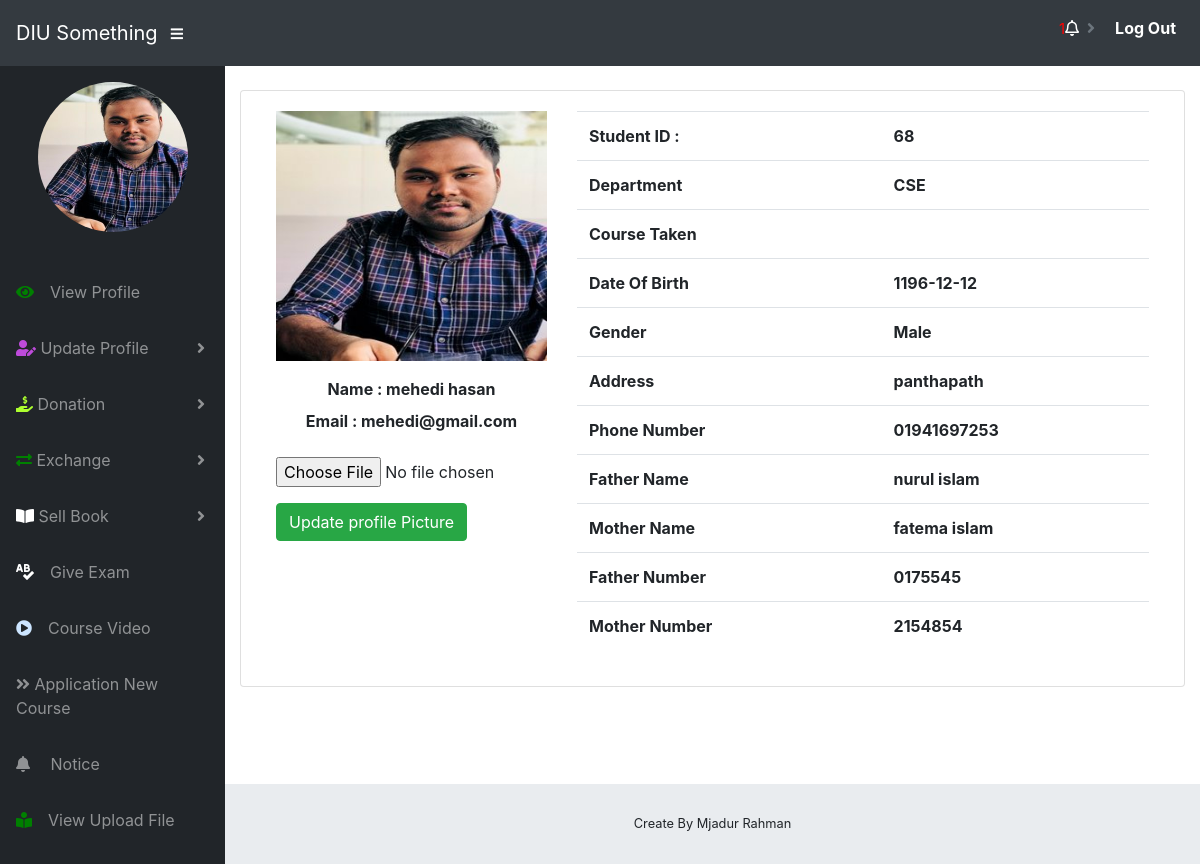
Page /student/student_dasboard.php (signed in) on the committed database.
### tables this page shows
CREATE TABLE `students` (
  `id` int(11) NOT NULL,
  `first_name` varchar(255) NOT NULL,
  `last_name` varchar(255) NOT NULL,
  `username` varchar(255) NOT NULL,
  `depertment` varchar(255) NOT NULL,
  `password` varchar(255) NOT NULL,
  `status` varchar(255) NOT NULL,
  `contact` varchar(255) NOT NULL,
  `address` varchar(255) NOT NULL,
  `dob` date NOT NULL,
  `gender` varchar(255) NOT NULL,
  `fathername` varchar(255) NOT NULL,
  `mothername` varchar(255) NOT NULL,
  `fatherphone` varchar(255) NOT NULL,
  `motherphone` varchar(255) NOT NULL,
  `image` varchar(255) NOT NULL
);

### php/students.php (called while the page is built, shortened)
<?php
function getUserDataByUserId($id) {
    global $connect;
	$sql = "SELECT * FROM students WHERE id = $id";
	$query = $connect->query($sql);
	$result = $query->fetch_assoc();
	return $result;
}

### student/student_dasboard.php (the view, shortened to what this page needs)
<?php include "mastering/header.php"?>
<body id="page-top">
<?php include "mastering/nav.php"?>
<div id="wrapper">
    <?php include "mastering/side_bar.php"?>
    <div id="content-wrapper">
        <div class="container">
            <div class="row">
                <div class="col-md-12 col-sm-12 mt-2">
                    <div class="card">
                        <div class="card-body">
                            <div class="col-md-4 col-sm-12 float-left">
                                <p class="text-center"><img class="img-fluid" src="../images/<?php echo $userdata['image'] ?>" title="<?php echo $userdata['first_name']?>" alt="card image" style="height: 250px; width: 100%"></p>
                                <div class="text-center font-weight-bold">
                                    <label>
                                        <th> Name :</th>
                                        <td class="font-weight-bold text-capitalize"><?php echo $userdata['first_name']; ?> <?php echo $userdata['last_name']; ?></td>
                                    </label><br/>
                                    <label>
                                        <th>Email :</th>
                                        <td class="font-weight-bold"><?php echo $userdata['username']; ?></td>
                                    </label><br/>
                                </div>
                                <form action="" method="post" enctype="multipart/form-data">
                                    <div class="form-group mt-3">
                                        <input type="file" name="image">
                                        <input type="submit" name="pic" value="Update profile Picture" class="btn btn-success mt-3">
                                    </div>
                                </form>
                            </div>
                            <div class="col-md-8 col-sm-12 float-left">
                                <div class="table-responsive">
                                    <table class="table">
                                        <tr>
                                            <th>Student ID :</th>
                                            <td class="font-weight-bold"><?php echo $userdata['id']; ?></td>
                                        </tr>
                                        <tr>
                                            <th>Department  </th>
                                            <td class="font-weight-bold"><?php echo $userdata['depertment']; ?></td>
                                        </tr>
                                        <tr>
                                            <th>Course Taken  </th>
                                            <?php
                                                $student_id = $userdata['id'];
                                                $get_course = "SELECT students.id, enroll_course.course_name FROM students INNER JOIN enroll_course ON enroll_course.student_id = students.id WHERE student_id= '$student_id'";
                                                $result     = mysqli_query($connect, $get_course);
                                                $course_data = mysqli_fetch_assoc($result);
                                            ?>
                                            <td class="font-weight-bold"><?php echo $course_data['course_name']; ?></td>
                                        </tr>
                                        <tr>
                                            <th>Date Of Birth  </th>
                                            <td class="font-weight-bold"><?php echo $userdata['dob']; ?></td>
                                        </tr>
                                        <tr>
                                            <th>Gender  </th>
                                            <td class="font-weight-bold"><?php echo $userdata['gender']; ?></td>
                                        </tr>
                                        <tr>
                                            <th>Address  </th>
                                            <td class="font-weight-bold"><?php echo $userdata['address']; ?></td>
                                        </tr>
                                        <tr>
                                            <th>Phone Number  </th>
                                            <td class="font-weight-bold"><?php echo $userdata['contact']; ?></td>
                                        </tr>
                                        <tr>
                                            <th>Father Name  </th>
                                            <td class="font-weight-bold"><?php echo $userdata['fathername']; ?></td>
                                        </tr>
                                        <tr>
                                            <th>Mother Name  </th>
                                            <td class="font-weight-bold"><?php echo $userdata['mothername']; ?></td>
                                        </tr>
                                        <tr>
                                            <th>Father Number  </th>
                                            <td class="font-weight-bold"><?php echo $userdata['fatherphone']; ?></td>
                                        </tr>
                                        <tr>
                                            <th>Mother Number  </th>
                                            <td class="font-weight-bold"><?php echo $userdata['motherphone']; ?></td>
                                        </tr>
                                    </table>
                                </div>
                            </div>
                        </div>
                    </div>
            </div>
        </div>
        <?php include "mastering/footer.php" ?>
    </div>
</div>
<?php include "mastering/script.php"?>

### student/mastering/side_bar.php (shortened to what this page needs)
<ul class="sidebar navbar-nav">
    <li class="nav-item active">
        <a class="nav-link" href="">
            <span> <p class="text-center"><img class="img-fluid" src="../images/<?php echo $userdata['image'] ?>" title="<?php echo $userdata['first_name']?>" alt="card image" style="height: 150px; width: 150px; border-radius: 67%"></p></span>
        </a>
    </li>
    <li class="nav-item">
        <a href="student_dasboard.php" class="nav-link card-symbol"><span class="card_view"><i class="fas fa-eye" style="color: green;"></i><span class="ml-3">View Profile</span></span></a>
    </li>
    <li class="nav-item dropdown">
        <a class="nav-link dropdown-toggle" href="#" id="pagesDropdown" role="button" data-toggle="dropdown" aria-haspopup="true" aria-expanded="false">
            <i class="fas fa-user-edit" style="color: #BE4BDB"></i>
            <span>Update Profile</span>
        </a>
    </li>
    <li class="nav-item dropdown">
        <a class="nav-link dropdown-toggle" href="#" id="pagesDropdown" role="button" data-toggle="dropdown" aria-haspopup="true" aria-expanded="false">
            <i class="fas fa-hand-holding-usd" style="color: greenyellow"></i>
            <span>Donation</span>
        </a>
    </li>
    <li class="nav-item dropdown">
        <a class="nav-link dropdown-toggle" href="#" id="pagesDropdown" role="button" data-toggle="dropdown" aria-haspopup="true" aria-expanded="false">
            <i class="fas fa-exchange-alt" style="color: green;"></i>
            <span>Exchange</span>
        </a>
    </li>
    <li class="nav-item dropdown">
        <a class="nav-link dropdown-toggle" href="#" id="pagesDropdown" role="button" data-toggle="dropdown" aria-haspopup="true" aria-expanded="false">
            <i class="fas fa-book-open" style="color: white"></i>
            <span>Sell Book</span>
        </a>
    </li>
    <li class="nav-item">
        <a href="exam/index.php" target="_blank" class="nav-link card-symbol"><i class="fas fa-spell-check" style="color:  white"></i><span class="card_view"><span class="ml-3">Give Exam</span></span></a>
    </li>
    <li class="nav-item">
        <a href="course_video.php" class="nav-link card-symbol"><i class="fas fa-play-circle" style="color: #cce5ff;"></i><span class="card_view"><span class="ml-3">Course Video</span></span></a>
    </li>
    <li class="nav-item">
        <a href="send_request.php" class="nav-link card-symbol"><i class="fas fa-angle-double-right"></i><span class="card_view"><span> Application New Course</span></span></a>
    </li>
    <li class="nav-item">
        <a href="notice.php" class="nav-link card-symbol"><i class="fas fa-bell"></i><span class="card_view"><span class="ml-3"> Notice</span></span></a>
    </li>
    <li class="nav-item">
        <a href="view.php" class="nav-link card-symbol"><i class="fas fa-book-reader" style="color: green"></i><span class="card_view"><span class="ml-3">View Upload File</span></span></a>
    </li>
</ul>

### rows in the picture
students: image (picture), first_name "mehedi", last_name "hasan", username "mehedi@gmail.com", id "68", depertment "CSE", dob "1196-12-12", gender "Male", address "panthapath", contact "01941697253", fathername "nurul islam", mothername "fatema islam", fatherphone "0175545", motherphone "2154854"

### other values in the picture
$count "1"
